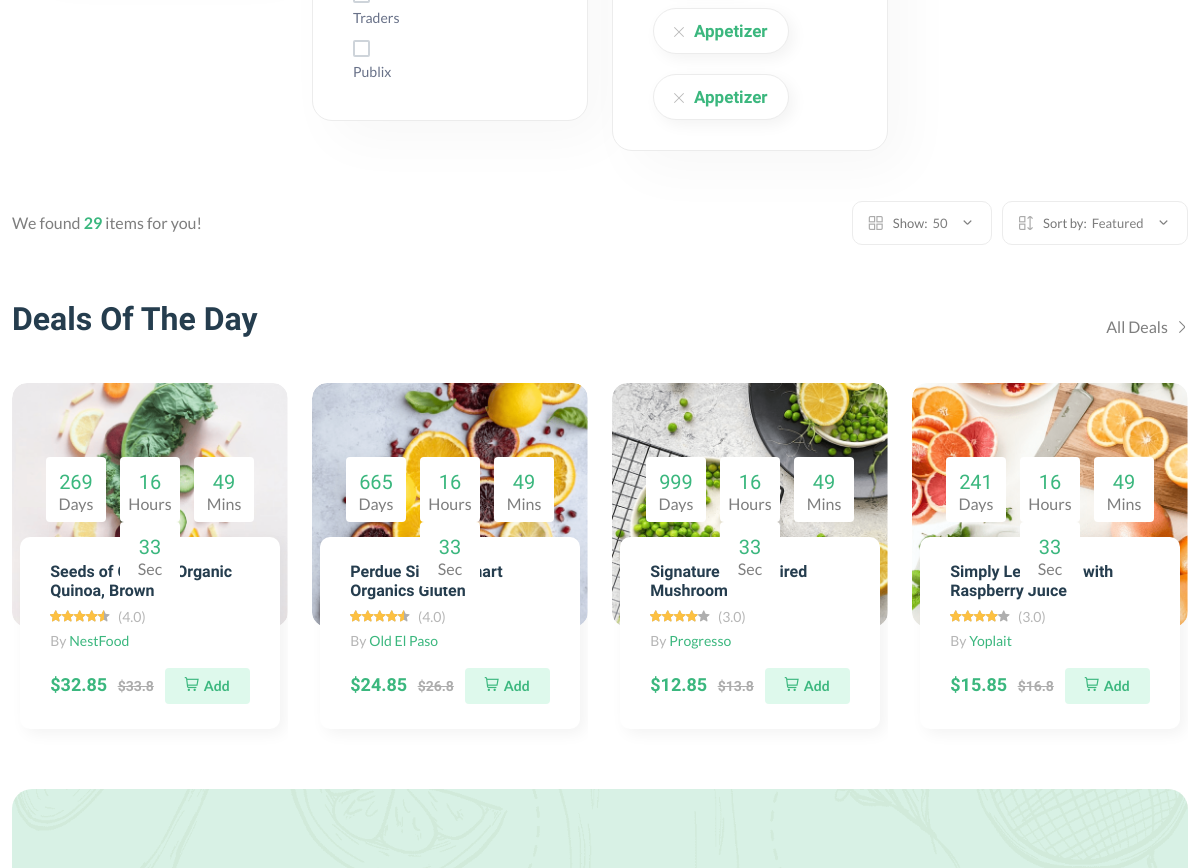
/products/ (middle part), run on an earlier commit of the app's database.
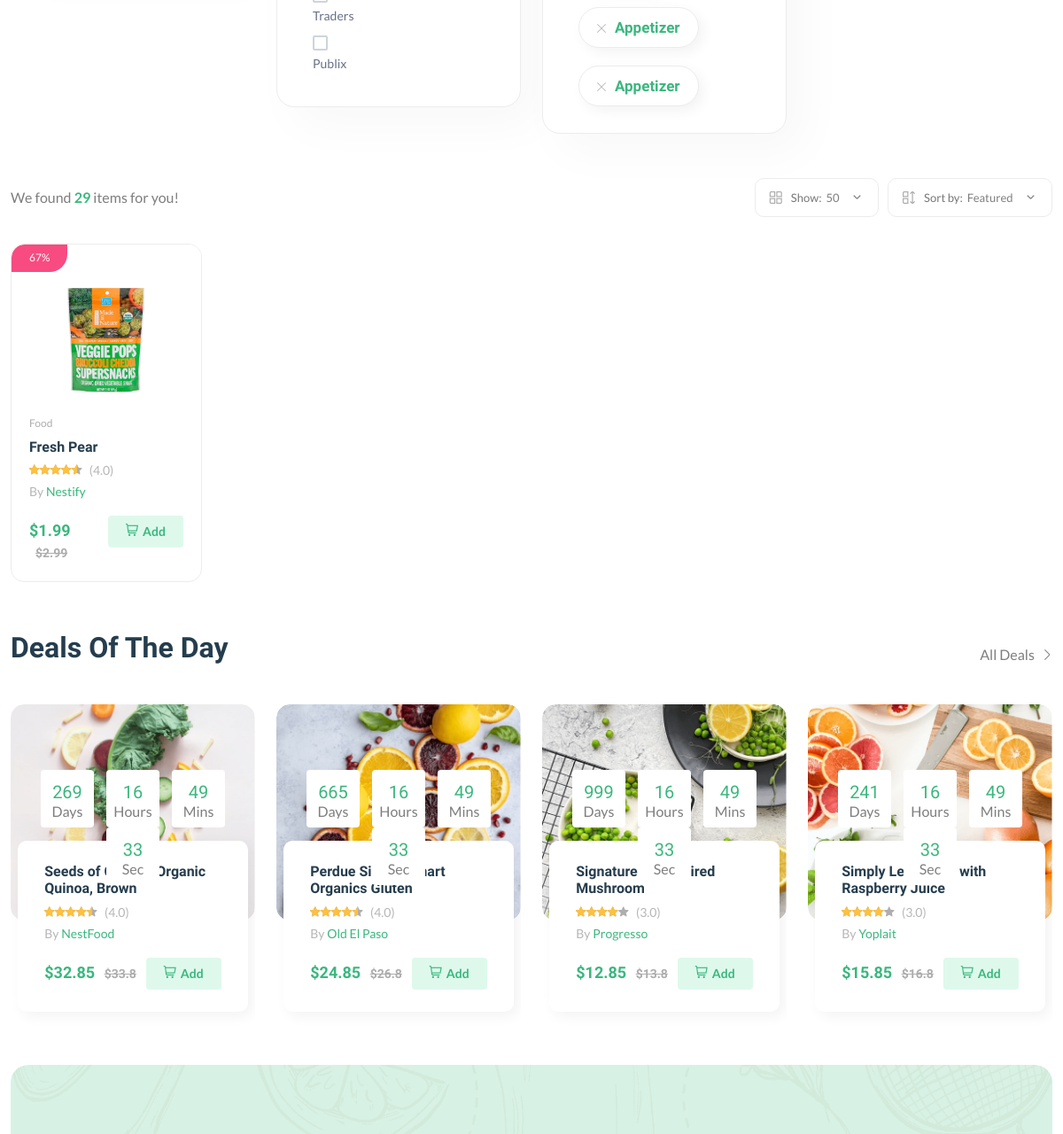
And on a later commit of the database.
### core/models.py (models this page shows, shortened)
class Product(models.Model):
    pid = ShortUUIDField(unique=True, length=10,
                         max_length=20, alphabet="abcdefgh12345")
    user = models.ForeignKey(User, on_delete=models.SET_NULL, null=True)
    category = models.ForeignKey(
        Category, on_delete=models.SET_NULL, null=True, related_name="category")
    vendor = models.ForeignKey(
        Vendor, on_delete=models.SET_NULL, null=True, related_name="product")
    title = models.CharField(max_length=100, default="Fresh Pear")
    image = models.ImageField(
        upload_to=user_directory_path, default="product.jpg")
    description = models.TextField(null=True, blank=True, default="This is the product")
    price = models.DecimalField(
        max_digits=99999999999999, decimal_places=2, default="1.99")
    old_price = models.DecimalField(
        max_digits=99999999999999, decimal_places=2, default="2.99")
    specifications = models.TextField(null=True, blank=True)
    type = models.CharField(
        max_length=100, default="Organic", null=True, blank=True)
    stock_count = models.CharField(
        max_length=100, default="10", null=True, blank=True)
    life = models.CharField(
        max_length=100, default="100 Days", null=True, blank=True)
    mfd = models.DateTimeField(auto_now_add=False, null=True, blank=True)
    product_status = models.CharField(
        choices=STATUS, max_length=10, default="in_review")
    status = models.BooleanField(default=True)
    in_stock = models.BooleanField(default=True)
    featured = models.BooleanField(default=False)
    digital = models.BooleanField(default=False)
    sku = ShortUUIDField(unique=True, length=4, max_length=10,
                         prefix="sku", alphabet="1234567890")
    date = models.DateTimeField(auto_now_add=True)
    updated = models.DateTimeField(null=True, blank=True)
    class Meta:
        verbose_name_plural = "Products"
    def get_precentage(self):
        new_price = (self.price / self.old_price) * 100
        return new_price

class Category(models.Model):
    cid = ShortUUIDField(unique=True, length=10, max_length=20,
                         prefix="cat", alphabet="abcdefgh12345")
    title = models.CharField(max_length=100, default="Food")
    image = models.ImageField(upload_to="category", default="category.jpg")
    class Meta:
        verbose_name_plural = "Categories"

class Vendor(models.Model):
    vid = ShortUUIDField(unique=True, length=10, max_length=20,
                         prefix="ven", alphabet="abcdefgh12345")
    title = models.CharField(max_length=100, default="Nestify")
    image = models.ImageField(
        upload_to=user_directory_path, default="vendor.jpg")
    cover_image = models.ImageField(
        upload_to=user_directory_path, default="vendor.jpg")
    description = models.TextField(null=True, blank=True, default="I am am Amazing Vendor")
    address = models.CharField(max_length=100, default="123 Main Street.")
    contact = models.CharField(max_length=100, default="+123 (456) 789")
    chat_resp_time = models.CharField(max_length=100, default="100")
    shipping_on_time = models.CharField(max_length=100, default="100")
    authentic_rating = models.CharField(max_length=100, default="100")
    days_return = models.CharField(max_length=100, default="100")
    warranty_period = models.CharField(max_length=100, default="100")
    user = models.ForeignKey(User, on_delete=models.SET_NULL, null=True)
    date = models.DateTimeField(auto_now_add=True, null=True, blank=True)
    class Meta:
        verbose_name_plural = "Vendors"

### core/views.py (the view)
# urls.py: path("products/", product_list_view, name="product-list"),
def product_list_view(request):
    products = Product.objects.filter(product_status="published").order_by("-id")
    tags = Tag.objects.all().order_by("-id")[:6]
    context = {
        "products":products,
        "tags":tags,
    }
    return render(request, 'core/product-list.html', context)

### core/context_processor.py (called while the page is built)
def default(request):
    categories = Category.objects.all()
    vendors = Vendor.objects.all()
    min_max_price = Product.objects.aggregate(Min("price"), Max("price"))
    if request.user.is_authenticated:
        try:
            wishlist = wishlist_model.objects.filter(user=request.user)
        except:
            messages.warning(request, "You need to login before accessing your wishlist.")
            wishlist = 0
    else:
        wishlist = 0
    try:
        address = Address.objects.get(user=request.user)
    except:
        address = None
    return {
        'categories':categories,
        'wishlist':wishlist,
        'address':address,
        'vendors':vendors,
        'min_max_price':min_max_price,
    }

### templates/core/product-list.html (shortened to what the changed rows need)
{% extends 'partials/base.html' %}
{% load static %}
{% block content %}
    <main class="main">
        <div class="container mb-30 mt-30">
            <div class="row">
                <div class="col-12">
                    <div class="row product-grid">
                        {% for p in products %}
                        <div class="col-lg-1-5 col-md-4 col-12 col-sm-6">
                            <div class="product-cart-wrap mb-30">
                                <div class="product-img-action-wrap">
                                    <div class="product-img product-img-zoom">
                                        <a href="shop-product-right.html">
                                            <img class="default-img" src="{{ p.image.url }}" alt="" />
                                        </a>
                                    </div>
                                    <div class="product-badges product-badges-position product-badges-mrg">
                                        <span class="hot">{{p.get_precentage|floatformat:0}}%</span>
                                    </div>
                                </div>
                                <div class="product-content-wrap">
                                    <div class="product-category">
                                        <a href="shop-grid-right.html">{{ p.category.title }}</a>
                                    </div>
                                    <h2><a href="shop-product-right.html">{{ p.title }}</a></h2>
                                    <div class="product-rate-cover">
                                        <div class="product-rate d-inline-block">
                                            <div class="product-rating" style="width: 90%"></div>
                                        </div>
                                        <span class="font-small ml-5 text-muted"> (4.0)</span>
                                    </div>
                                    <div>
                                        <span class="font-small text-muted">By <a href="vendor-details-1.html">{{p.vendor.title}}</a></span>
                                    </div>
                                    <div class="product-card-bottom">
                                        <div class="product-price">
                                            <span>${{p.price}}</span>
                                            <span class="old-price">${{p.old_price}}</span>
                                        </div>
                                        <div class="add-cart">
                                            <a class="add" href="shop-cart.html"><i class="fi-rs-shopping-cart mr-5"></i>Add </a>
                                        </div>
                                    </div>
                                </div>
                            </div>
                        </div>
                        {% endfor %}
                    </div>
                    <section class="section-padding pb-5">
                        <div class="row">
                            <div class="col-xl-3 col-lg-4 col-md-6">
                                <div class="product-cart-wrap style-2">
                                    <div class="product-content-wrap">
                                        <div class="deals-content">
                                            <h2><a href="shop-product-right.html">Seeds of Change Organic Quinoa, Brown</a></h2>
                                        </div>
                                    </div>
                                </div>
                            </div>
                            <div class="col-xl-3 col-lg-4 col-md-6">
                                <div class="product-cart-wrap style-2">
                                    <div class="product-content-wrap">
                                        <div class="deals-content">
                                            <h2><a href="shop-product-right.html">Perdue Simply Smart Organics Gluten</a></h2>
                                        </div>
                                    </div>
                                </div>
                            </div>
                            <div class="col-xl-3 col-lg-4 col-md-6 d-none d-lg-block">
                                <div class="product-cart-wrap style-2">
                                    <div class="product-content-wrap">
                                        <div class="deals-content">
                                            <h2><a href="shop-product-right.html">Signature Wood-Fired Mushroom</a></h2>
                                        </div>
                                    </div>
                                </div>
                            </div>
                            <div class="col-xl-3 col-lg-4 col-md-6 d-none d-xl-block">
                                <div class="product-cart-wrap style-2">
                                    <div class="product-content-wrap">
                                        <div class="deals-content">
                                            <h2><a href="shop-product-right.html">Simply Lemonade with Raspberry Juice</a></h2>
                                        </div>
                                    </div>
                                </div>
                            </div>
                        </div>
                    </section>
                </div>
            </div>
        </div>
    </main>
{% endblock content %}

What changed in the data, as far as the page shows it:
added Product: image (picture), get_precentage "67", category "Food", title "Fresh Pear", vendor "Nestify", price "1.99", old_price "2.99"
